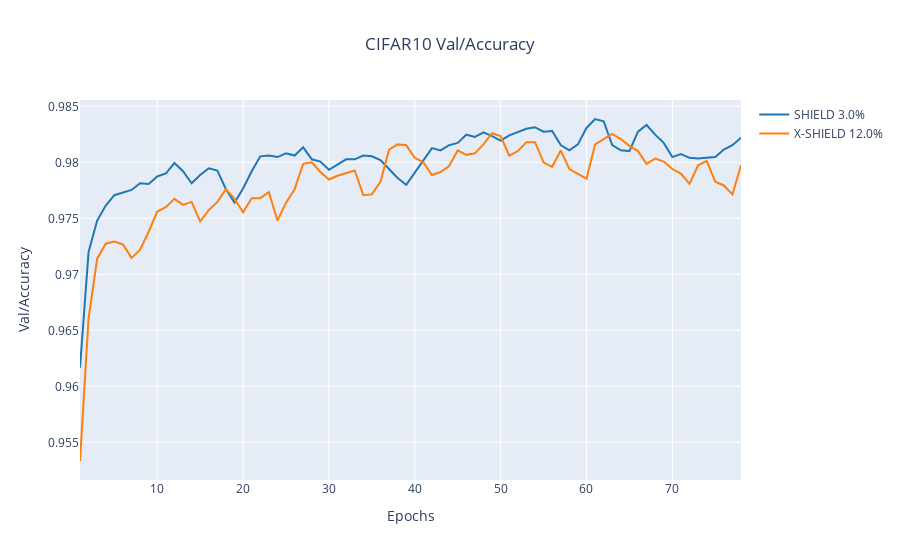
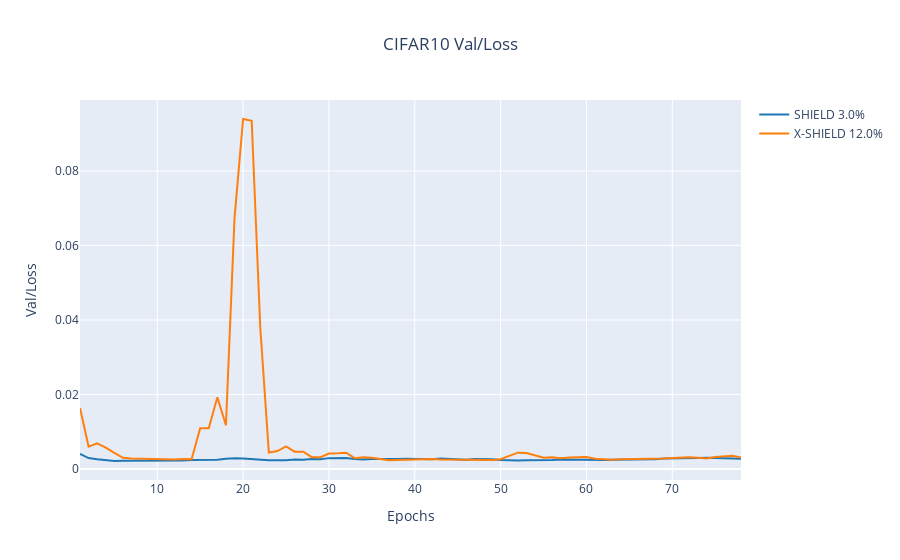
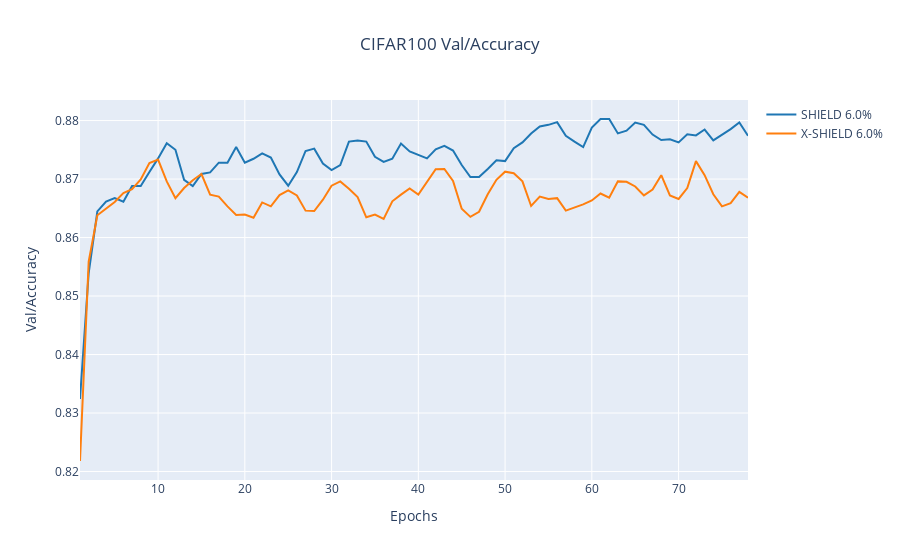
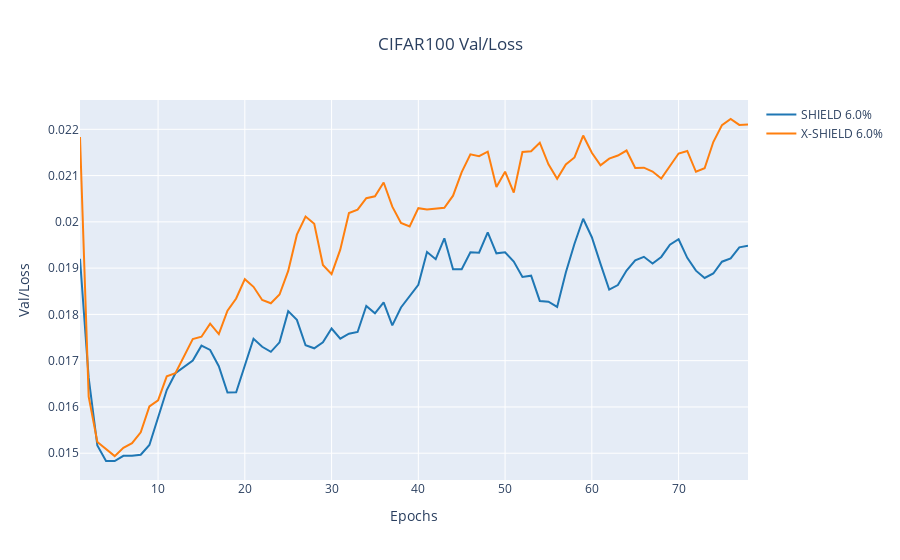

These figures' notebook cell, in order:
### Markdown cell above
# Comparativa mejor X-SHIELD vs mejor SHIELD para cada dataset en train y test

### Code cell
df_best = pd.read_csv("best_acc.csv")
df_best = df_best[df_best["Model"].isin(["efficientnet_v2_s"])]
df_best = df_best[df_best["Regularization"].isin(["SHIELD", "X-SHIELD"])].reset_index(drop=True)

for dataset in df_best["Dataset"].unique():
    df_datasets = df_best[df_best["Dataset"] == dataset]
    
    # Añadir una figura cuya x es el número de iteraciones y cuya y es el valor de la métrica 
    # y el color es el tipo de regularización
    for metric in ["Val/Accuracy","Val/Loss"]:
        fig = go.Figure()
        for row in df_datasets.iterrows():
            row = row[1]
            if row["Regularization"] == "Baseline":
                event_ac_name = f"../results_d/results/{row['Dataset']}/{row['Regularization']}_{row['Model']}/"
            else:
                event_ac_name = f"../results_d/results/{row['Dataset']}/{row['Regularization']}_{row['Model']}_{row['Percentage']}/"
            event_acc = EventAccumulator(event_ac_name)
            event_acc.Reload()
            metric_evolution = np.array([x.value for x in event_acc.Scalars(metric)])
            # Cambia los valores extremos por la mediana de la ventana de 5 centrada en el valor
            
            RIQ = np.quantile(metric_evolution, 0.75) - np.quantile(metric_evolution, 0.25)
            up_limit = np.quantile(metric_evolution, 0.75) + 1*RIQ
            low_limit = np.quantile(metric_evolution, 0.25) - 1*RIQ
            for i in range(2,len(metric_evolution)-2):
                if metric_evolution[i] > up_limit or metric_evolution[i] < low_limit:
                    metric_evolution[i] = np.median(metric_evolution[i:i+5])
            
            # Suaviza los puntos extremos
            metric_evolution = np.convolve(metric_evolution, np.ones(3)/3, mode='valid')
            
            color_metric =cols[0]
            if row["Regularization"] == "X-SHIELD":
                color_metric = cols[1]
            if row["Regularization"] == "Baseline":
                color_metric = cols[2]
            fig.add_trace(go.Scatter(x = np.array(range(1, len(metric_evolution)+1)),
                                    y = metric_evolution,
                                    mode = "lines",
                                    name = f"{row['Regularization']} {row['Percentage']}%",
                                    #color = color_metric,
                                    line = dict(color = cols[0] if row["Regularization"] == "SHIELD" else cols[1] if row["Regularization"] == "X-SHIELD" else cols[2] )),
                        )
            
        fig.update_layout(title = f"{dataset} {metric
                        title_x = 0.5,
                        xaxis_title = "Epochs",
                        yaxis_title = metric)
        fig.show()
        fig.write_image(f"./imagenes/{dataset}_{metric.replace('/','_' )}.pdf",width=1000,height=500)
